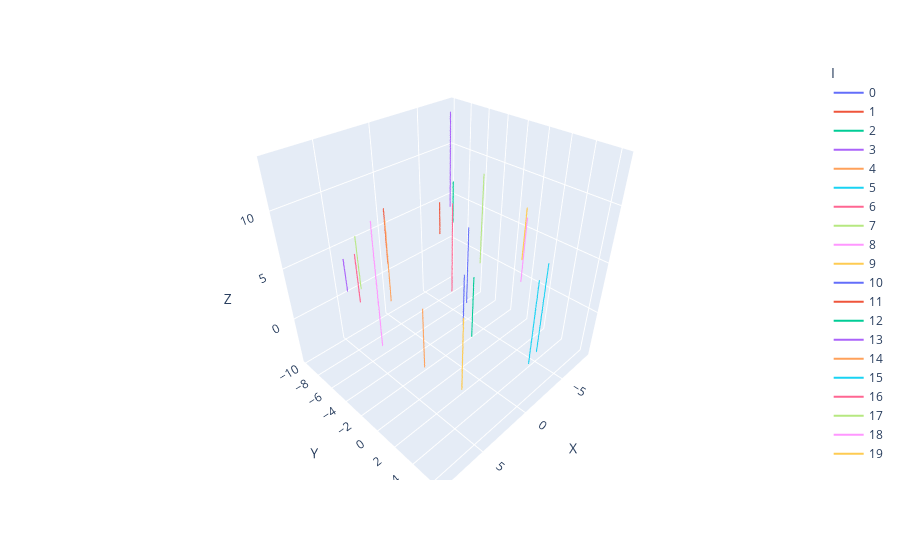

Notebook cell for this chart:
### Code cell
fig = px.line_3d(dash, x="X", y="Y", z="Z", color="I", markers=False)
fig.show()

### Figure 1 — Plotly figure (JSON) as saved in the notebook; plotly's stock layout.template omitted (floating-point values rounded to 4 significant figures; data arrays with more than 128 entries replaced by an {"elided": "..."} marker saying what was removed)
{"data": [{"hovertemplate": "I=0<br>X=%{x}<br>Y=%{y}<br>Z=%{z}<extra></extra>", "legendgroup": "0", "line": {"color": "#636efa", "dash": "solid"}, "marker": {"symbol": "circle"}, "mode": "lines", "name": "0", "scene": "scene", "showlegend": true, "type": "scatter3d", "x": {"elided": "500 float values"}, "y": {"elided": "500 float values"}, "z": {"elided": "500 float values"}}, {"hovertemplate": "I=1<br>X=%{x}<br>Y=%{y}<br>Z=%{z}<extra></extra>", "legendgroup": "1", "line": {"color": "#EF553B", "dash": "solid"}, "marker": {"symbol": "circle"}, "mode": "lines", "name": "1", "scene": "scene", "showlegend": true, "type": "scatter3d", "x": {"elided": "562 float values"}, "y": {"elided": "562 float values"}, "z": {"elided": "562 float values"}}, {"hovertemplate": "I=2<br>X=%{x}<br>Y=%{y}<br>Z=%{z}<extra></extra>", "legendgroup": "2", "line": {"color": "#00cc96", "dash": "solid"}, "marker": {"symbol": "circle"}, "mode": "lines", "name": "2", "scene": "scene", "showlegend": true, "type": "scatter3d", "x": {"elided": "596 float values"}, "y": {"elided": "596 float values"}, "z": {"elided": "596 float values"}}, {"hovertemplate": "I=3<br>X=%{x}<br>Y=%{y}<br>Z=%{z}<extra></extra>", "legendgroup": "3", "line": {"color": "#ab63fa", "dash": "solid"}, "marker": {"symbol": "circle"}, "mode": "lines", "name": "3", "scene": "scene", "showlegend": true, "type": "scatter3d", "x": {"elided": "501 float values"}, "y": {"elided": "501 float values"}, "z": {"elided": "501 float values"}}, {"hovertemplate": "I=4<br>X=%{x}<br>Y=%{y}<br>Z=%{z}<extra></extra>", "legendgroup": "4", "line": {"color": "#FFA15A", "dash": "solid"}, "marker": {"symbol": "circle"}, "mode": "lines", "name": "4", "scene": "scene", "showlegend": true, "type": "scatter3d", "x": {"elided": "564 float values"}, "y": {"elided": "564 float values"}, "z": {"elided": "564 float values"}}, {"hovertemplate": "I=5<br>X=%{x}<br>Y=%{y}<br>Z=%{z}<extra></extra>", "legendgroup": "5", "line": {"color": "#19d3f3", "dash": "solid"}, "marker": {"symbol": "circle"}, "mode": "lines", "name": "5", "scene": "scene", "showlegend": true, "type": "scatter3d", "x": {"elided": "551 float values"}, "y": {"elided": "551 float values"}, "z": {"elided": "551 float values"}}, {"hovertemplate": "I=6<br>X=%{x}<br>Y=%{y}<br>Z=%{z}<extra></extra>", "legendgroup": "6", "line": {"color": "#FF6692", "dash": "solid"}, "marker": {"symbol": "circle"}, "mode": "lines", "name": "6", "scene": "scene", "showlegend": true, "type": "scatter3d", "x": {"elided": "563 float values"}, "y": {"elided": "563 float values"}, "z": {"elided": "563 float values"}}, {"hovertemplate": "I=7<br>X=%{x}<br>Y=%{y}<br>Z=%{z}<extra></extra>", "legendgroup": "7", "line": {"color": "#B6E880", "dash": "solid"}, "marker": {"symbol": "circle"}, "mode": "lines", "name": "7", "scene": "scene", "showlegend": true, "type": "scatter3d", "x": {"elided": "520 float values"}, "y": {"elided": "520 float values"}, "z": {"elided": "520 float values"}}, {"hovertemplate": "I=8<br>X=%{x}<br>Y=%{y}<br>Z=%{z}<extra></extra>", "legendgroup": "8", "line": {"color": "#FF97FF", "dash": "solid"}, "marker": {"symbol": "circle"}, "mode": "lines", "name": "8", "scene": "scene", "showlegend": true, "type": "scatter3d", "x": {"elided": "587 float values"}, "y": {"elided": "587 float values"}, "z": {"elided": "587 float values"}}, {"hovertemplate": "I=9<br>X=%{x}<br>Y=%{y}<br>Z=%{z}<extra></extra>", "legendgroup": "9", "line": {"color": "#FECB52", "dash": "solid"}, "marker": {"symbol": "circle"}, "mode": "lines", "name": "9", "scene": "scene", "showlegend": true, "type": "scatter3d", "x": {"elided": "570 float values"}, "y": {"elided": "570 float values"}, "z": {"elided": "570 float values"}}, {"hovertemplate": "I=10<br>X=%{x}<br>Y=%{y}<br>Z=%{z}<extra></extra>", "legendgroup": "10", "line": {"color": "#636efa", "dash": "solid"}, "marker": {"symbol": "circle"}, "mode": "lines", "name": "10", "scene": "scene", "showlegend": true, "type": "scatter3d", "x": {"elided": "509 float values"}, "y": {"elided": "509 float values"}, "z": {"elided": "509 float values"}}, {"hovertemplate": "I=11<br>X=%{x}<br>Y=%{y}<br>Z=%{z}<extra></extra>", "legendgroup": "11", "line": {"color": "#EF553B", "dash": "solid"}, "marker": {"symbol": "circle"}, "mode": "lines", "name": "11", "scene": "scene", "showlegend": true, "type": "scatter3d", "x": {"elided": "527 float values"}, "y": {"elided": "527 float values"}, "z": {"elided": "527 float values"}}, {"hovertemplate": "I=12<br>X=%{x}<br>Y=%{y}<br>Z=%{z}<extra></extra>", "legendgroup": "12", "line": {"color": "#00cc96", "dash": "solid"}, "marker": {"symbol": "circle"}, "mode": "lines", "name": "12", "scene": "scene", "showlegend": true, "type": "scatter3d", "x": {"elided": "590 float values"}, "y": {"elided": "590 float values"}, "z": {"elided": "590 float values"}}, {"hovertemplate": "I=13<br>X=%{x}<br>Y=%{y}<br>Z=%{z}<extra></extra>", "legendgroup": "13", "line": {"color": "#ab63fa", "dash": "solid"}, "marker": {"symbol": "circle"}, "mode": "lines", "name": "13", "scene": "scene", "showlegend": true, "type": "scatter3d", "x": {"elided": "598 float values"}, "y": {"elided": "598 float values"}, "z": {"elided": "598 float values"}}, {"hovertemplate": "I=14<br>X=%{x}<br>Y=%{y}<br>Z=%{z}<extra></extra>", "legendgroup": "14", "line": {"color": "#FFA15A", "dash": "solid"}, "marker": {"symbol": "circle"}, "mode": "lines", "name": "14", "scene": "scene", "showlegend": true, "type": "scatter3d", "x": {"elided": "530 float values"}, "y": {"elided": "530 float values"}, "z": {"elided": "530 float values"}}, {"hovertemplate": "I=15<br>X=%{x}<br>Y=%{y}<br>Z=%{z}<extra></extra>", "legendgroup": "15", "line": {"color": "#19d3f3", "dash": "solid"}, "marker": {"symbol": "circle"}, "mode": "lines", "name": "15", "scene": "scene", "showlegend": true, "type": "scatter3d", "x": {"elided": "573 float values"}, "y": {"elided": "573 float values"}, "z": {"elided": "573 float values"}}, {"hovertemplate": "I=16<br>X=%{x}<br>Y=%{y}<br>Z=%{z}<extra></extra>", "legendgroup": "16", "line": {"color": "#FF6692", "dash": "solid"}, "marker": {"symbol": "circle"}, "mode": "lines", "name": "16", "scene": "scene", "showlegend": true, "type": "scatter3d", "x": {"elided": "510 float values"}, "y": {"elided": "510 float values"}, "z": {"elided": "510 float values"}}, {"hovertemplate": "I=17<br>X=%{x}<br>Y=%{y}<br>Z=%{z}<extra></extra>", "legendgroup": "17", "line": {"color": "#B6E880", "dash": "solid"}, "marker": {"symbol": "circle"}, "mode": "lines", "name": "17", "scene": "scene", "showlegend": true, "type": "scatter3d", "x": {"elided": "580 float values"}, "y": {"elided": "580 float values"}, "z": {"elided": "580 float values"}}, {"hovertemplate": "I=18<br>X=%{x}<br>Y=%{y}<br>Z=%{z}<extra></extra>", "legendgroup": "18", "line": {"color": "#FF97FF", "dash": "solid"}, "marker": {"symbol": "circle"}, "mode": "lines", "name": "18", "scene": "scene", "showlegend": true, "type": "scatter3d", "x": {"elided": "523 float values"}, "y": {"elided": "523 float values"}, "z": {"elided": "523 float values"}}, {"hovertemplate": "I=19<br>X=%{x}<br>Y=%{y}<br>Z=%{z}<extra></extra>", "legendgroup": "19", "line": {"color": "#FECB52", "dash": "solid"}, "marker": {"symbol": "circle"}, "mode": "lines", "name": "19", "scene": "scene", "showlegend": true, "type": "scatter3d", "x": {"elided": "563 float values"}, "y": {"elided": "563 float values"}, "z": {"elided": "563 float values"}}], "layout": {"legend": {"title": {"text": "I"}, "tracegroupgap": 0}, "margin": {"t": 60}, "scene": {"domain": {"x": [0, 1], "y": [0, 1]}, "xaxis": {"title": {"text": "X"}}, "yaxis": {"title": {"text": "Y"}}, "zaxis": {"title": {"text": "Z"}}}}}
